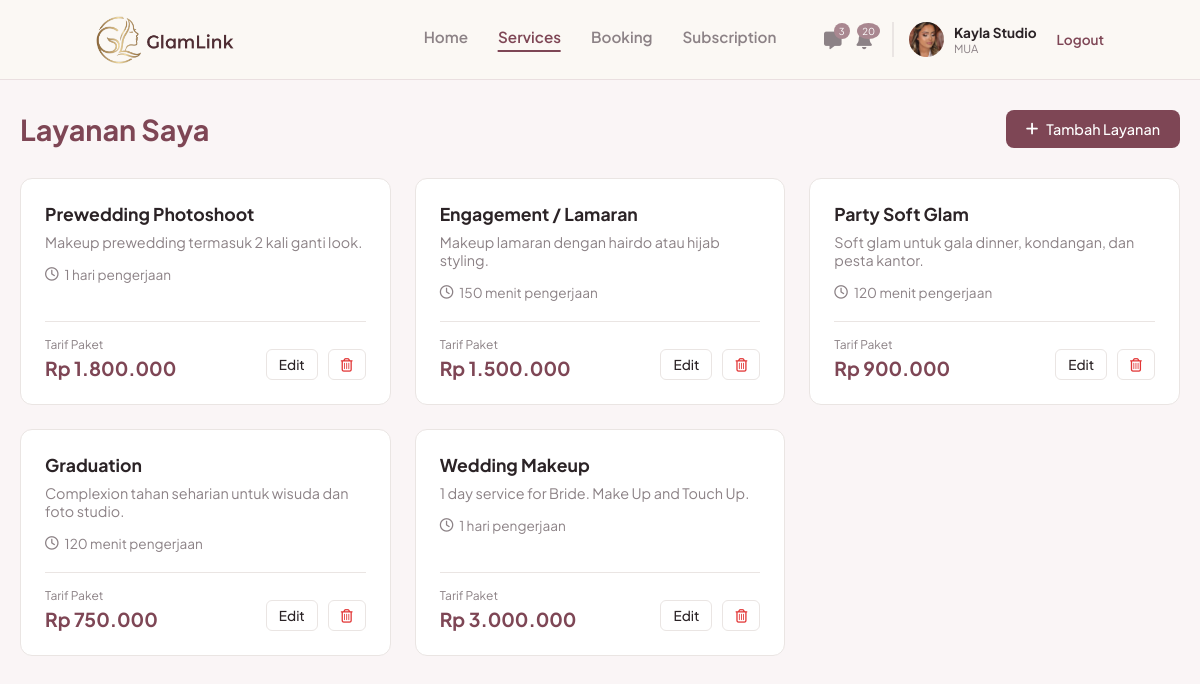
The page /mua/services.php (signed in) on the database its author committed.
### tables this page shows
CREATE TABLE `users` (
  `id_user` int(11) NOT NULL,
  `nama` varchar(100) NOT NULL,
  `email` varchar(100) NOT NULL,
  `nomor_telepon` varchar(20) DEFAULT NULL,
  `nama_brand` varchar(150) DEFAULT NULL,
  `bio` text DEFAULT NULL,
  `lokasi` varchar(150) DEFAULT NULL,
  `foto_profil` varchar(255) DEFAULT NULL,
  `password` varchar(255) NOT NULL,
  `role` enum('mua','pelanggan','admin') NOT NULL,
  `dibuat_pada` timestamp NOT NULL DEFAULT current_timestamp(),
  `status_verifikasi` enum('pending','approved','rejected') NOT NULL DEFAULT 'approved',
  `alasan_tolak` varchar(255) DEFAULT NULL
);

CREATE TABLE `services` (
  `id_service` int(11) NOT NULL,
  `id_mua` int(11) NOT NULL,
  `nama_layanan` varchar(150) NOT NULL,
  `kategori` varchar(100) DEFAULT NULL,
  `harga` decimal(10,2) NOT NULL,
  `durasi` varchar(50) DEFAULT NULL,
  `deskripsi` text DEFAULT NULL,
  `fasilitas` text DEFAULT NULL
);

### includes/chat.php (called while the page is built, shortened)
<?php
function chat_belum_dibaca(mysqli $k, int $saya): int {
    try {
        $st = $k->prepare("SELECT COUNT(*) AS n FROM chats WHERE id_penerima = ? AND dibaca_pada IS NULL");
        $st->bind_param('i', $saya);
        $st->execute();
        return (int)$st->get_result()->fetch_assoc()['n'];
    } catch (Throwable $e) {
        return 0;
    }
}

### includes/mua_notifikasi.php (called while the page is built, shortened)
<?php
function mua_notif_tgl(string $tgl): string {
    $t = strtotime($tgl);
    return date('j', $t) . ' ' . MUA_NOTIF_BULAN[(int)date('n', $t)] . ' ' . date('Y', $t);
}
function mua_notif_rp($n): string {
    return 'Rp ' . number_format((float)$n, 0, ',', '.');
}
function mua_notif_sinkron(mysqli $koneksi, int $id_mua, bool $paksa = false): void {
    $kunci_sesi = 'mua_notif_sync_' . $id_mua;
    $st = $koneksi->prepare("SELECT COUNT(*) AS n FROM mua_notifikasi WHERE id_mua = ?");
    $st->bind_param('i', $id_mua);
    $st->execute();
    $pertama = (int)$st->get_result()->fetch_assoc()['n'] === 0 ? 1 : 0;
    $ins = $koneksi->prepare("INSERT IGNORE INTO mua_notifikasi (id_mua, kunci, tipe, judul, pesan, link, label_aksi, waktu, dibaca_pada)
                              VALUES (?, ?, ?, ?, ?, ?, ?, ?, IF(? = 1, NOW(), NULL))");
    $tambah = function (string $kunci, string $tipe, string $judul, string $pesan, ?string $link, ?string $aksi, string $waktu, int $sudah_baca = 0)
              use ($ins, $id_mua, $pertama) {
        $baca = ($pertama || $sudah_baca) ? 1 : 0;
    };
    $st = $koneksi->prepare("
        SELECT b.id_booking, b.no_invoice, b.tanggal_booking, b.waktu_booking, b.lokasi_acara, b.total_harga, b.status,
               b.metode_bayar, b.dibayar_pada, b.dibatalkan_oleh, b.is_client_done, b.is_mua_done, b.rating,
               b.created_at, COALESCE(b.dibatalkan_pada, b.created_at) AS waktu_batal, NOW() AS sekarang,
               u.nama AS klien, s.nama_layanan
        FROM bookings b
        LEFT JOIN users u ON u.id_user = b.id_pelanggan
        LEFT JOIN services s ON s.id_service = b.id_layanan
        WHERE b.id_mua = ? AND (b.created_at >= NOW() - INTERVAL 60 DAY OR b.tanggal_booking >= CURDATE() - INTERVAL 60 DAY)");
    $st->bind_param('i', $id_mua);
    $st->execute();
    foreach ($st->get_result()->fetch_all(MYSQLI_ASSOC) as $b) {
        $id = (int)$b['id_booking'];
        $klien = $b['klien'] ?: 'Klien';
        $layanan = $b['nama_layanan'] ?: 'layanan';
        $jadwal = mua_notif_tgl($b['tanggal_booking']) . ' pukul ' . substr($b['waktu_booking'], 0, 5) . ' WIB';
        $lokasi = trim((string)$b['lokasi_acara']) !== '' ? ' di ' . $b['lokasi_acara'] : '';
        if (!empty($b['dibayar_pada'])) {
            $metode = $b['metode_bayar'] ? ' melalui ' . $b['metode_bayar'] : '';
        }
    }
    $st = $koneksi->prepare("
        SELECT b.id_booking, b.tanggal_booking, b.waktu_booking, b.lokasi_acara, u.nama AS klien, s.nama_layanan,
               (b.tanggal_booking = CURDATE()) AS hari_ini, NOW() AS sekarang
        FROM bookings b
        LEFT JOIN users u ON u.id_user = b.id_pelanggan
        LEFT JOIN services s ON s.id_service = b.id_layanan
        WHERE b.id_mua = ? AND b.status = 'dikonfirmasi' AND b.tanggal_booking BETWEEN CURDATE() AND CURDATE() + INTERVAL 1 DAY");
    $st->bind_param('i', $id_mua);
    $st->execute();
    foreach ($st->get_result()->fetch_all(MYSQLI_ASSOC) as $j) {
        $hari = (int)$j['hari_ini'] === 1;
        $lok = trim((string)$j['lokasi_acara']);
        $link = $lok !== '' ? 'https://www.google.com/maps/search/?api=1&query=' . rawurlencode($lok) : 'booking.php?tab=scheduled';
    }
    $st = $koneksi->prepare("
        SELECT ms.id_transaksi, ms.tanggal_berakhir, sp.nama_paket,
               DATEDIFF(ms.tanggal_berakhir, CURDATE()) AS sisa, NOW() AS sekarang
        FROM mua_subscriptions ms
        JOIN subscription_packages sp ON sp.id_paket = ms.id_paket
        WHERE ms.id_mua = ? AND ms.status IN ('aktif','kedaluwarsa')
        ORDER BY ms.tanggal_berakhir DESC LIMIT 1");
    $st->bind_param('i', $id_mua);
    $st->execute();
    if ($l = $st->get_result()->fetch_assoc()) {
        $sisa = (int)$l['sisa'];
    }
    $st = $koneksi->prepare("
        UPDATE mua_notifikasi n
        JOIN bookings b ON n.kunci = CONCAT('pesanan:', b.id_booking)
        SET n.dibaca_pada = COALESCE(n.dibaca_pada, NOW()),
            n.label_aksi  = CASE b.status WHEN 'dikonfirmasi' THEN 'Lihat Jadwal'
                                          WHEN 'selesai'      THEN 'Lihat Riwayat'
                                          ELSE 'Lihat Detail' END,
            n.link        = CASE b.status WHEN 'dikonfirmasi' THEN 'booking.php?tab=scheduled'
                                          WHEN 'selesai'      THEN 'booking.php?tab=done'
                                          ELSE 'booking.php?tab=cancelled' END
        WHERE n.id_mua = ? AND b.status <> 'menunggu' AND n.label_aksi = 'Tinjau & Konfirmasi'");
}
function mua_notif_jumlah_baru(mysqli $koneksi, int $id_mua): int {
    try {
        mua_notif_sinkron($koneksi, $id_mua);
        $st = $koneksi->prepare("SELECT COUNT(*) AS n FROM mua_notifikasi WHERE id_mua = ? AND dibaca_pada IS NULL AND dihapus_pada IS NULL");
        $st->bind_param('i', $id_mua);
        $st->execute();
        return (int)$st->get_result()->fetch_assoc()['n'];
    } catch (Throwable $e) {
        return 0;
    }
}

### includes/auth_mua.php (called while the page is built, shortened)
<?php
$id_mua = (int)$_SESSION['id_user'];

### mua/services.php (the view, shortened to what this page needs)
<?php
require_once '../includes/auth_mua.php';
$query_services = mysqli_query($koneksi, "SELECT * FROM services WHERE id_mua = '$id_mua' ORDER BY id_service DESC") or die('Error Services: ' . mysqli_error($koneksi));
$services = [];
if ($query_services) {
    while ($row = mysqli_fetch_assoc($query_services)) {
        $services[] = $row;
    }
}
?>
<!DOCTYPE html>
<html lang="id">
<head>
    <link rel="stylesheet" href="https://cdnjs.cloudflare.com/ajax/libs/font-awesome/6.4.0/css/all.min.css">
    <link rel="stylesheet" href="../assets/css/navbar.css">
    <link rel="stylesheet" href="../assets/css/mua_services.css">
    <link rel="stylesheet" href="../assets/css/mua_ui.css">
</head>
<body>
    <?php include '../navbar.php'; ?>
    <main class="services-main">
        <div class="page-header">
            <h2>Layanan Saya</h2>
            <a href="tambah_layanan.php" class="btn-add-service" style="text-decoration:none;">
                <i class="fa-solid fa-plus"></i> Tambah Layanan
            </a>
        </div>
        <div class="services-grid">
            <?php if (count($services) > 0): ?>
                <?php foreach ($services as $srv): ?>
                    <div class="service-card">
                        <div class="service-content">
                            <h3><?php echo htmlspecialchars($srv['nama_layanan']); ?></h3>
                            <p class="service-category"><?php echo htmlspecialchars($srv['deskripsi'] ?? $srv['kategori']); ?></p>
                            <p class="service-duration">
                                <i class="fa-regular fa-clock"></i> <?php echo htmlspecialchars($srv['durasi']); ?> pengerjaan
                            </p>
                        </div>
                        <div class="service-footer">
                            <div class="price-container">
                                <span class="price-label">Tarif Paket</span>
                                <span class="price-value">Rp <?php echo number_format($srv['harga'], 0, ',', '.'); ?></span>
                            </div>
                            <div class="action-buttons">
                                <button class="btn-edit">Edit</button>
                                <button class="btn-delete"><i class="fa-regular fa-trash-can"></i></button>
                            </div>
                        </div>
                    </div>
                <?php endforeach; ?>
            <?php else: ?>
                <div class="empty-state">
                    <p>Anda belum menambahkan layanan apapun.</p>
                </div>
            <?php endif; ?>
        </div>
    </main>
</body>
</html>

### navbar.php (shortened to what this page needs)
<?php
$path_prefix = in_array(basename(dirname($_SERVER['PHP_SELF'])), ['mua', 'klien']) ? '../' : '';
$nav_logged_in = isset($_SESSION['status_login']) && $_SESSION['status_login'] == true;
$nav_role = isset($_SESSION['role']) ? $_SESSION['role'] : '';
if ($nav_logged_in && in_array($nav_role, ['mua', 'pelanggan']) && isset($koneksi)) {
    $id_mua_nav = $_SESSION['id_user'];
    $nav_query = mysqli_query($koneksi, "SELECT nama, nama_brand, foto_profil, status_verifikasi FROM users WHERE id_user = '$id_mua_nav'");
    $nav_profil = mysqli_fetch_assoc($nav_query);
}
?>
<header class="navbar">
    <div class="logo">
        <a href="<?php echo $path_prefix; ?>index.php">
            <img src="<?php echo $path_prefix; ?>assets/img/logo.png" alt="GlamLink">
        </a>
    </div>
    <?php if (!$nav_logged_in): ?>
        <div class="nav-links">
            <a href="<?php echo $path_prefix; ?>login.php" class="btn-text">Masuk</a>
            <a href="<?php echo $path_prefix; ?>login.php" class="btn-outline nav-mua">Masuk Sebagai MUA</a>
            <a href="<?php echo $path_prefix; ?>register.php" class="btn-filled">Daftar</a>
        </div>
    <?php elseif ($nav_role == 'mua'): ?>
        <?php if (($nav_profil['status_verifikasi'] ?? 'approved') === 'approved'): ?>
        <div class="nav-menu-mua">
            <a href="<?php echo $path_prefix; ?>mua/index.php">Home</a>
            <a href="<?php echo $path_prefix; ?>mua/services.php">Services</a>
            <a href="<?php echo $path_prefix; ?>mua/booking.php">Booking</a>
            <a href="<?php echo $path_prefix; ?>mua/subscription.php">Subscription</a>
        </div>
        <?php endif; ?>
        <div class="nav-profile-mua">
            <div class="nav-icons">
                <?php
                require_once __DIR__ . '/includes/chat.php';
                $nav_chat_baru = (($koneksi ?? null) instanceof mysqli) ? chat_belum_dibaca($koneksi, (int)$_SESSION['id_user']) : 0;
                ?>
                <a href="<?php echo $path_prefix; ?>mua/chat.php" class="icon-btn" title="Chat">
                    <i class="fa-solid fa-message"></i>
                    <span class="badge" id="navChatBadge" <?php echo $nav_chat_baru ? '' : 'hidden'; ?>><?php echo $nav_chat_baru > 99 ? '99+' : $nav_chat_baru; ?></span>
                </a>
                <?php
                require_once __DIR__ . '/includes/mua_notifikasi.php';
                $nav_notif_baru = isset($koneksi) ? mua_notif_jumlah_baru($koneksi, (int)$_SESSION['id_user']) : 0;
                ?>
                <a href="<?php echo $path_prefix; ?>mua/notifikasi.php" class="icon-btn" title="Notifikasi">
                    <i class="fa-solid fa-bell"></i>
                    <span class="badge" id="navNotifBadge" <?php echo $nav_notif_baru ? '' : 'hidden'; ?>><?php echo $nav_notif_baru > 99 ? '99+' : $nav_notif_baru; ?></span>
                </a>
            </div>
            <a href="<?php echo $path_prefix; ?>mua/profil.php" style="text-decoration:none;color:inherit;" title="Lihat & edit profil">
            <div class="profile-info">
                <?php if(!empty($nav_profil['foto_profil'])): ?>
                    <img src="<?php echo $path_prefix; ?>assets/img/<?php echo htmlspecialchars($nav_profil['foto_profil']); ?>" alt="Profile">
                <?php else: ?>
                    <div style="width:35px;height:35px;background:#e0d8da;border-radius:50%;display:flex;align-items:center;justify-content:center;color:#fff;font-size:0.8rem;"><i class="fa-solid fa-user"></i></div>
                <?php endif; ?>
                <div class="profile-text">
                    <span class="brand-name"><?php echo htmlspecialchars($nav_profil['nama_brand'] ?? 'Nama Brand'); ?></span>
                    <span class="role-text"><?php echo ($nav_profil['status_verifikasi'] ?? 'approved') === 'approved' ? 'MUA' : 'Belum terverifikasi'; ?></span>
                </div>
            </div>
            </a>
            <a href="<?php echo $path_prefix; ?>logout.php" class="logout-link">Logout</a>
        </div>
    <?php endif; ?>
</header>

### rows shown on the page
users: foto_profil (picture), nama_brand "Kayla Studio"
services: nama_layanan "Prewedding Photoshoot", deskripsi "Makeup prewedding termasuk 2 kali ganti look.", durasi "1 hari", harga "1.800.000"
services: nama_layanan "Engagement / Lamaran", deskripsi "Makeup lamaran dengan hairdo atau hijab styling.", durasi "150 menit", harga "1.500.000"
services: nama_layanan "Party Soft Glam", deskripsi "Soft glam untuk gala dinner, kondangan, dan pesta kantor.", durasi "120 menit", harga "900.000"
services: nama_layanan "Graduation", deskripsi "Complexion tahan seharian untuk wisuda dan foto studio.", durasi "120 menit", harga "750.000"
services: nama_layanan "Wedding Makeup", deskripsi "1 day service for Bride. Make Up and Touch Up.", durasi "1 hari", harga "3.000.000"

### other values the page prints
$nav_chat_baru "3"
$nav_notif_baru "20"
